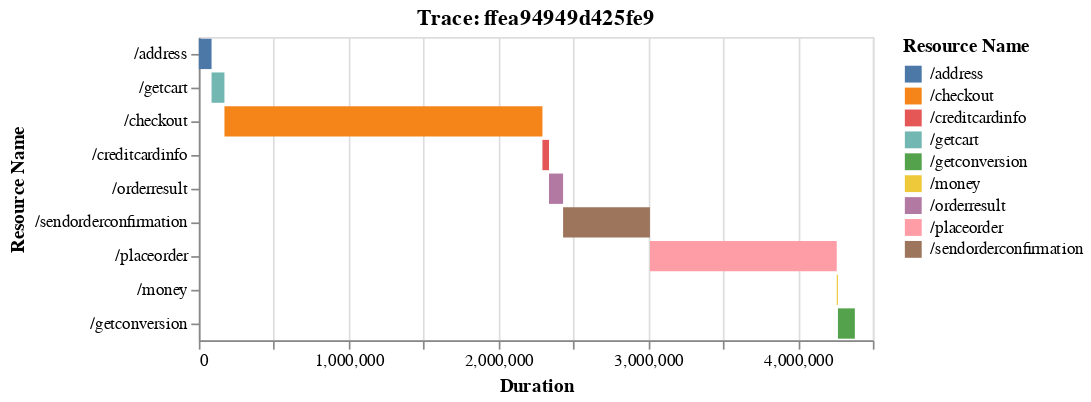

The cell this chart's notebook holds for it:
### Code cell
plotTrace('ffea94949d425fe9')

### Figure 1 — Vega-Lite specification as saved in the notebook (floating-point values rounded to 4 significant figures)
{"config": {"view": {"continuousWidth": 400, "continuousHeight": 300}}, "data": {"name": "data-4e904757cfc635ea2a6617203714aead"}, "mark": "bar", "encoding": {"color": {"type": "nominal", "field": "Resource Name"}, "tooltip": [{"type": "quantitative", "field": "Duration"}, {"type": "quantitative", "field": "Data Transfered"}, {"type": "nominal", "field": "Error?"}], "x": {"type": "quantitative", "field": "duration_start", "title": "Duration"}, "x2": {"field": "duration_end"}, "y": {"type": "nominal", "field": "Resource Name", "sort": null}}, "title": "Trace: ffea94949d425fe9", "$schema": "https://vega.github.io/schema/vega-lite/v4.8.1.json", "datasets": {"data-4e904757cfc635ea2a6617203714aead": [{"Resource Name": "/address", "Duration": 85000, "Trace_ID": "ffea94949d425fe9", "ID": "2b5ae04be1cd4099", "Parent_ID": "de155774ae79409e", "Error?": "false", "duration_start": 0, "duration_end": 85000, "Data Transfered": 1016.0, "order": 1.0, "loc start": 200000, "loc end": 285000}, {"Resource Name": "/getcart", "Duration": 86000, "Trace_ID": "ffea94949d425fe9", "ID": "3636b11e7f1d3b80", "Parent_ID": "de155774ae79409e", "Error?": "false", "duration_start": 85000, "duration_end": 171000, "Data Transfered": 5172.0, "order": 2.0, "loc start": 200000, "loc end": 286000}, {"Resource Name": "/checkout", "Duration": 2123000, "Trace_ID": "ffea94949d425fe9", "ID": "ffea94949d425fe9", "Parent_ID": "Na", "Error?": "false", "duration_start": 171000, "duration_end": 2294000, "Data Transfered": 9050.0, "order": 0.0, "loc start": 0, "loc end": 2123000}, {"Resource Name": "/creditcardinfo", "Duration": 44000, "Trace_ID": "ffea94949d425fe9", "ID": "570f0bd867601cb3", "Parent_ID": "de155774ae79409e", "Error?": "false", "duration_start": 2294000, "duration_end": 2338000, "Data Transfered": 274.0, "order": 3.0, "loc start": 200000, "loc end": 244000}, {"Resource Name": "/orderresult", "Duration": 94000, "Trace_ID": "ffea94949d425fe9", "ID": "68d32b51db62f269", "Parent_ID": "bba46d90ad41a026", "Error?": "false", "duration_start": 2338000, "duration_end": 2432000, "Data Transfered": 3204.0, "order": 4.5, "loc start": 300000, "loc end": 394000}, {"Resource Name": "/sendorderconfirmation", "Duration": 580000, "Trace_ID": "ffea94949d425fe9", "ID": "bba46d90ad41a026", "Parent_ID": "de155774ae79409e", "Error?": "false", "duration_start": 2432000, "duration_end": 3012000, "Data Transfered": 4464.0, "order": 4.0, "loc start": 200000, "loc end": 780000}, {"Resource Name": "/placeorder", "Duration": 1247000, "Trace_ID": "ffea94949d425fe9", "ID": "de155774ae79409e", "Parent_ID": "ffea94949d425fe9", "Error?": "false", "duration_start": 3012000, "duration_end": 4259000, "Data Transfered": 3841.0, "order": 0.5, "loc start": 100000, "loc end": 1347000}, {"Resource Name": "/money", "Duration": 8000, "Trace_ID": "ffea94949d425fe9", "ID": "ea09aaf83ca3f77e", "Parent_ID": "9115de0db2184c60", "Error?": "false", "duration_start": 4259000, "duration_end": 4267000, "Data Transfered": 1468.0, "order": 5.5, "loc start": 300000, "loc end": 308000}, {"Resource Name": "/getconversion", "Duration": 113000, "Trace_ID": "ffea94949d425fe9", "ID": "9115de0db2184c60", "Parent_ID": "de155774ae79409e", "Error?": "false", "duration_start": 4267000, "duration_end": 4380000, "Data Transfered": 4984.0, "order": 5.0, "loc start": 200000, "loc end": 313000}]}}
